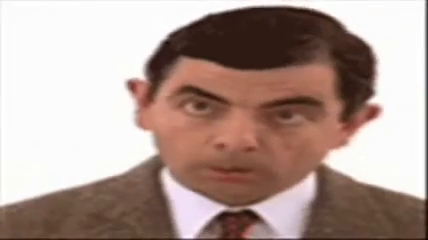
#> input picture frame 84 of Mr Bean Emotions.mp4, 428 x 240 px
$ python main.py
#> lines starting #> are read from the running program, lines starting #| are printed output that depends on the picture
import cv2

# Load the Haar cascade classifier for frontal face detection
face_cascade = cv2.CascadeClassifier('haarcascade_frontalface_default.xml')

# Initialize video capture object from webcam (index 0)
cap = cv2.VideoCapture("Mr Bean Emotions.mp4")

while True:
  # Capture frame-by-frame
  ret, frame = cap.read()
#> frame is the input picture: shape (240, 428, 3); mean B, G, R 149.1, 156.5, 177.5

  # Check if frame is read correctly
  if not ret:
    break

  # Convert frame to grayscale for better detection
  gray = cv2.cvtColor(frame, cv2.COLOR_BGR2GRAY)
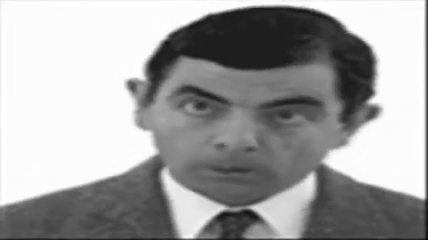
#> gray: shape (240, 428); min 7, max 255, mean 161.9

  # Detect faces in the grayscale frame
  faces = face_cascade.detectMultiScale(gray, scaleFactor=1.1, minNeighbors=5, minSize=(30, 30))
#> faces = ()

  # Print the number of faces detected
  print(len(faces))
#| 0

  # Print details of each detected face (x, y, width, height)
  print(faces)

  # Draw a rectangle around each detected face
  for (x, y, w, h) in faces:
    cv2.rectangle(frame, (x, y), (x + w, y + h), (255, 0, 0), 2)
#> this loop made 0 passes

  # Display the resulting frame with detected faces
  cv2.imshow('Visages détectés' ,frame)

  # Exit loop if 'q' key is pressed
  if cv2.waitKey(1) & 0xFF == ord('q'):
#> (key q is pressed here)
    break

# Release capture object and close all windows
cap.release()
cv2.destroyAllWindows()

$ run again, starting later in the video
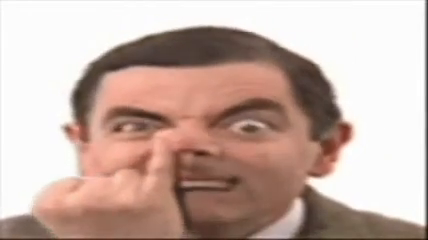
#> input picture frame 378 of Mr Bean Emotions.mp4, 428 x 240 px
#> frame is the input picture: shape (240, 428, 3); mean B, G, R 165.8, 174.9, 198.4
#> `gray = cv2.cvtColor(frame, cv2.COLOR_BGR2GRAY)`:
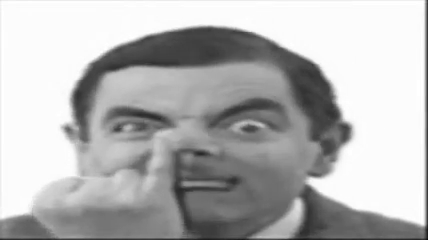
#> gray: shape (240, 428); min 10, max 255, mean 180.9
#> faces = ()
#| 0

$ run again, starting later in the video
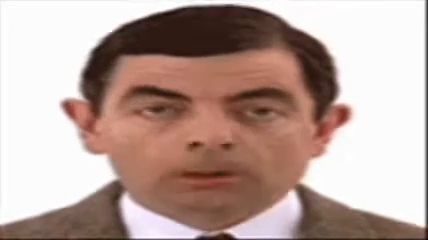
#> input picture frame 672 of Mr Bean Emotions.mp4, 428 x 240 px
#> frame is the input picture: shape (240, 428, 3); mean B, G, R 155.5, 163, 185.8
#> `gray = cv2.cvtColor(frame, cv2.COLOR_BGR2GRAY)`:
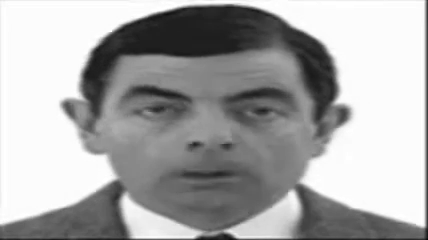
#> gray: shape (240, 428); min 7, max 255, mean 168.9
#> faces = ()
#| 0
